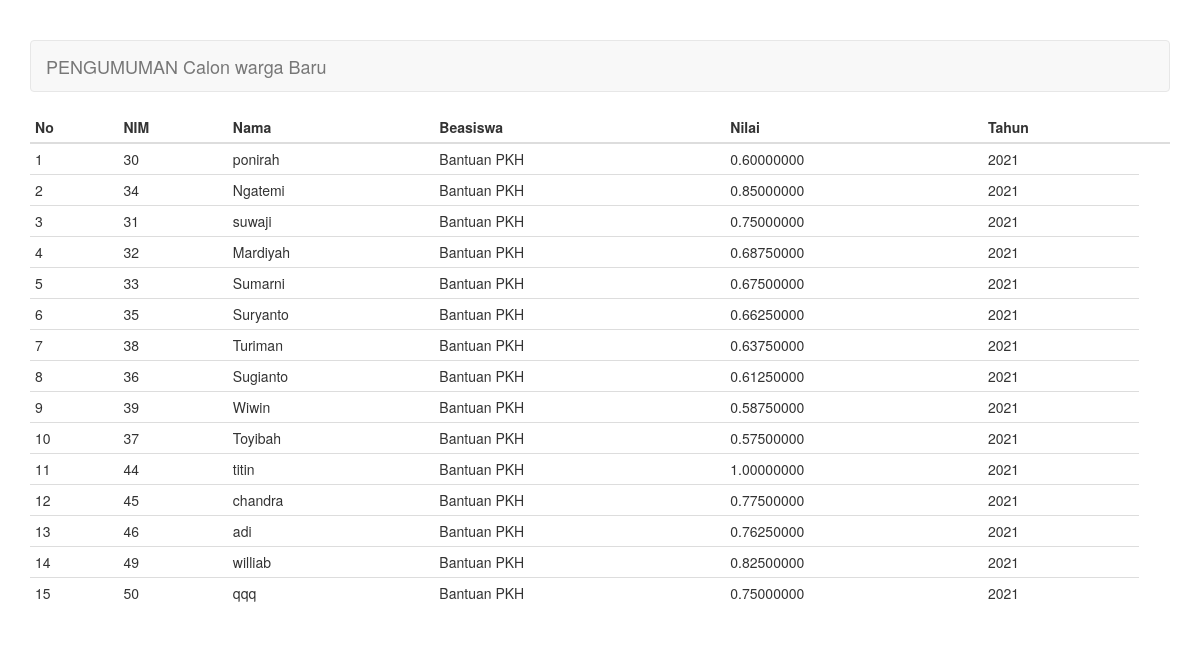
Before: /pengumuman.php (signed in) with the older database file.
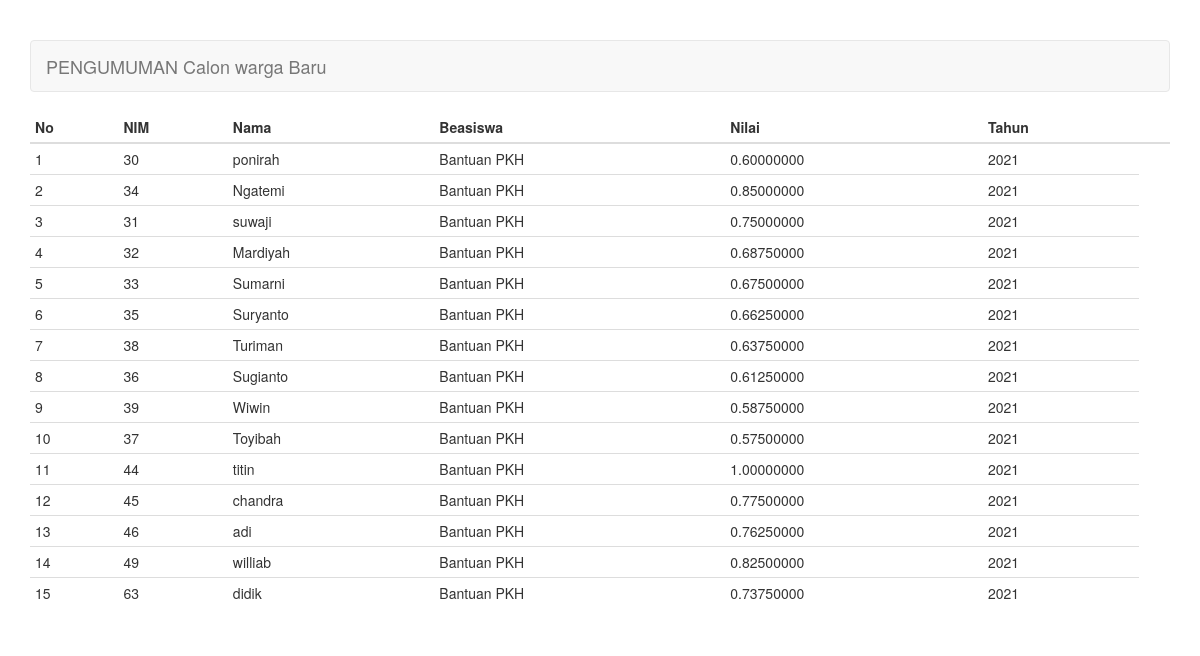
After: the same page with the newer database file.
### tables this page shows
CREATE TABLE `hasil` (
  `kd_hasil` int(11) NOT NULL,
  `kd_jenis_bantuan` int(11) NOT NULL,
  `nomor` int(11) NOT NULL,
  `nilai` float DEFAULT NULL,
  `tahun` char(4) DEFAULT NULL
);

CREATE TABLE `warga` (
  `nomor` int(11) NOT NULL,
  `nik` bigint(21) DEFAULT NULL,
  `username` varchar(30) NOT NULL,
  `kd_jenis_bantuan` int(11) DEFAULT NULL,
  `nama` varchar(30) DEFAULT NULL,
  `alamat` varchar(100) DEFAULT NULL,
  `tanggal_lahir` date DEFAULT NULL,
  `jenis_kelamin` enum('Laki-laki','Perempuan') DEFAULT NULL,
  `kondisi_ibu` enum('hamil','menyusui','tidak hamil') DEFAULT NULL,
  `anak_balita` enum('ada','tidak ada') DEFAULT NULL,
  `anak_sd` enum('ada','tidak ada') DEFAULT NULL,
  `anak_smp` enum('ada','tidak ada') DEFAULT NULL,
  `anak_sma` enum('ada','tidak ada') DEFAULT NULL,
  `lanjut_usia` enum('<60','>60') DEFAULT NULL,
  `disabilitas` enum('tidak disabilitas','intelektual','mental','fisik') DEFAULT NULL,
  `tahun_mengajukan` char(4) DEFAULT NULL
);

CREATE TABLE `jenis_bantuan` (
  `kd_jenis_bantuan` int(11) NOT NULL,
  `nama` varchar(50) DEFAULT NULL
);

### pengumuman.php (the view, shortened to what this page needs)
<?php
require_once "config.php";
?>
<!DOCTYPE html>
<html lang="en">
<head>
    <link rel="stylesheet" href="assets/css/bootstrap.min.css">
</head>
<body>
    <div class="container">
        <nav class="navbar navbar-default">
            <div class="container-fluid">
                <div class="navbar-header">
                    <a class="navbar-brand" href="#">PENGUMUMAN Calon warga Baru</a>
                </div>
            </div>
        </nav>
        <div class="row">
            <div class="col-md-12">
							<div class="row">
								<div class="col-md-12">
									<table class="table table-condensed">
			                <thead>
			                    <tr>
			                        <th>No</th>
			                        <th>NIM</th>
            									<th>Nama</th>
            									<th>Beasiswa</th>
			                        <th>Nilai</th>
			                        <th>Tahun</th>
			                        <th></th>
			                    </tr>
			                </thead>
			                <tbody>
			                    <?php $no = 1; ?>
			                    <?php if ($query = $connection->query("SELECT b.nama AS jenis_bantuan, a.nomor, a.nilai, a.tahun, c.nama FROM hasil a JOIN jenis_bantuan b USING(kd_jenis_bantuan) JOIN warga c ON a.nomor=c.nomor")): ?>
			                        <?php while($row = $query->fetch_assoc()): ?>
			                        <tr>
			                            <td><?=$no++?></td>
              										<td><?=$row["nomor"]?></td>
              										<td><?=$row["nama"]?></td>
			                            <td><?=$row["jenis_bantuan"]?></td>
			                            <td><?=number_format((float) $row["nilai"], 8, '.', '')?></td>
			                            <td><?=$row['tahun']?></td>
			                        </tr>
			                        <?php endwhile ?>
			                    <?php endif ?>
			                </tbody>
			            </table>
								</div>
							</div>
            </div>
        </div>
    </div>
</body>
</html>

Changed rows visible on the page:
removed hasil: nomor "50", nomor.nama "qqq", kd_jenis_bantuan.nama "Bantuan PKH", nilai "0.75000000", tahun "2021"
added hasil: nomor "63", nomor.nama "didik", kd_jenis_bantuan.nama "Bantuan PKH", nilai "0.73750000", tahun "2021"
